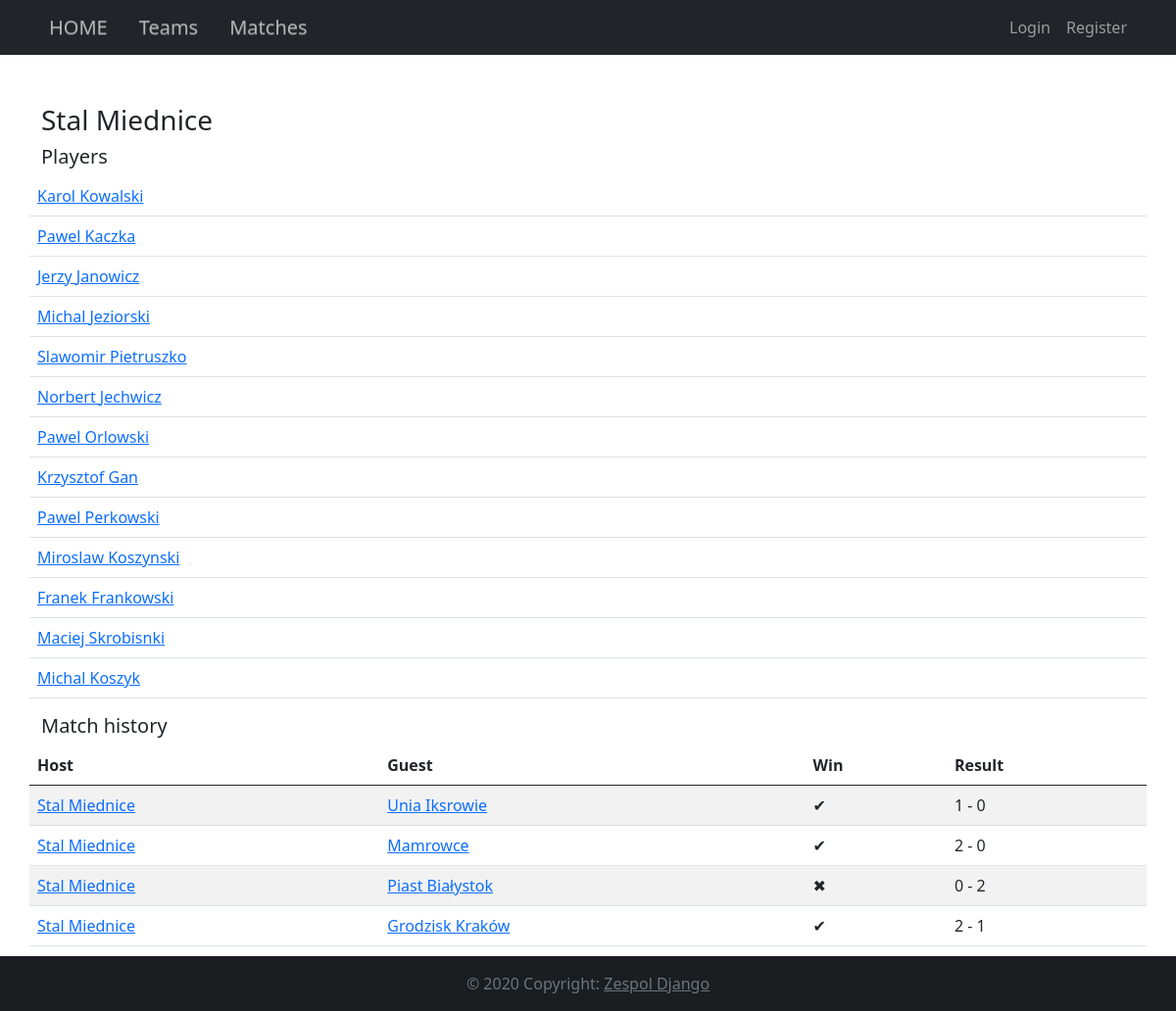
Screenshot of /team/7/ with the database file from the repository.
### football_league/models.py (models this page shows, shortened)
class Team(models.Model):
    name = models.CharField(max_length=100, validators=[RegexValidator('^[a-zA-Z]+$', message="Only Letters")])
    league = models.ForeignKey(League, on_delete=models.CASCADE)
    def __str__(self):
        return self.name

class Player(models.Model):
    team = models.ForeignKey(Team, on_delete=models.CASCADE)
    name = models.CharField(max_length=25, validators=[RegexValidator('^[a-zA-Z]+$', message="Only Letters")])
    surname = models.CharField(max_length=25, validators=[RegexValidator('^[a-zA-Z]+$', message="Only Letters")])
    birth_date = models.DateTimeField('date of birth')

class Match(models.Model):
    host = models.ForeignKey(Team, on_delete=models.CASCADE, related_name="host")
    guest = models.ForeignKey(Team, on_delete=models.CASCADE, related_name="guest")
    round = models.ForeignKey(Round, on_delete=models.CASCADE)
    did_host_win = models.BooleanField(default=True)

### football_league/views.py (the view)
# urls.py: path('team/<int:pk>/', views.DetailTeamView.as_view(), name='team_detail'),
class DetailTeamView(generic.DetailView):
    template_name = 'football_league/Team/team_details.html'
    model = Team
    context_object_name = 'team'
    def get_context_data(self, **kwargs):
        context = super().get_context_data(**kwargs)
        team = get_object_or_404(Team, pk=self.kwargs['pk'])
        match_history = Match.objects.filter(Q(host=team) | Q(guest=team))
        match_results = []
        for match in match_history:
            result = getMatchResult(match)
            match_results.append("{} - {}".format(str(result['host']), str(result['guest'])))
        context['matchHistory'] = match_history
        context['matchResults'] = match_results
        return context

### football_league/templatetags/index.py (called while the page is built)
@register.filter
def index(indexable, i):
    return indexable[i]

### football_league/views.py (called while the page is built)
def getMatchResult(match):
    stats = Statistic.objects.filter(Q(match=match))
    goals_host = 0
    goals_guest = 0
    for s in stats:
        if match.host == s.player.team:
            goals_host += s.goals
        else:
            goals_guest += s.goals
    return {'host': goals_host, 'guest': goals_guest}

### football_league/templates/football_league/Team/team_details.html
{% extends 'football_league/base.html' %}
{% block content %}
{% load index %}
    <h3>{{ team.name }}</h3>
    <br>
    <h5>Players</h5>
    <table class="table table-hover">
    {% for player in team.player_set.all %}
        <tr><td><a href="{% url 'football_league:player_detail' player.id %}">{{ player.name }} {{ player.surname }}</a></td></tr>
    {% endfor %}
    </table>
    <h5>Match history</h5>
    <table class="table table-striped table-hover">
        <thead class="thead-dark">
    <tr>
        <th>Host</th>
        <th>Guest</th>
        <th>Win</th>
        <th>Result</th>
    </tr>
    </thead>
    <tbody>
    {% for match in matchHistory %}
        <tr>
            <td><a href="{% url 'football_league:team_detail' match.host.id %}">{{ match.host }} </a></td>
            <td><a href="{% url 'football_league:team_detail' match.guest.id %}">{{ match.guest }} </a></td>
            <td>{%with host=match.host guest=match.guest hostWin=match.did_host_win%}
                {% if host == team and hostWin or guest == team and not hostWin %}✔
                {%else%}✖
                {%endif%}
            {%endwith%}
            </td>
            <td>{{ matchResults|index:forloop.counter0 }}</td>
        </tr>
    {% endfor %}
    </tbody>
    </table>
{% endblock %}

### rows the page displays
Team: name "Stal Miednice"
Player: name "Karol", surname "Kowalski"
Player: name "Pawel", surname "Kaczka"
Player: name "Jerzy", surname "Janowicz"
Player: name "Michal", surname "Jeziorski"
Player: name "Slawomir", surname "Pietruszko"
Player: name "Norbert", surname "Jechwicz"
Player: name "Pawel", surname "Orlowski"
Player: name "Krzysztof", surname "Gan"
Player: name "Pawel", surname "Perkowski"
Player: name "Miroslaw", surname "Koszynski"
Player: name "Franek", surname "Frankowski"
Player: name "Maciej", surname "Skrobisnki"
Player: name "Michal", surname "Koszyk"
Match: host "Stal Miednice", guest "Unia Iksrowie", counter0 "1 - 0"
Match: host "Stal Miednice", guest "Mamrowce", counter0 "2 - 0"
Match: host "Stal Miednice", guest "Piast Białystok", counter0 "0 - 2"
Match: host "Stal Miednice", guest "Grodzisk Kraków", counter0 "2 - 1"
